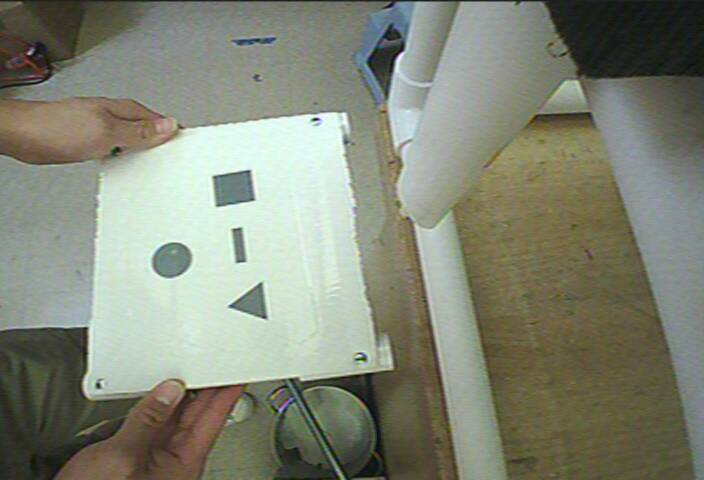
#> input picture DO NOT DELETE/non-ros-mt/ShapeDetect/PythonApplication2/video.jpg, 704 x 480 px
$ python croptest.py
#> lines starting #> are read from the running program, lines starting #| are printed output that depends on the picture; after the words box and inside, x2 and y2 are one past the last pixel; in counts of white or black regions, pixels touching at a corner belong together
import argparse
import imutils
import cv2
import numpy as np

frame = cv2.imread("video.jpg")
#> frame is the input picture: shape (480, 704, 3); mean B, G, R 118.9, 134.9, 130.6
cv2.rectangle(frame, (50, 110), (330, 390), (255, 255, 255), 3)
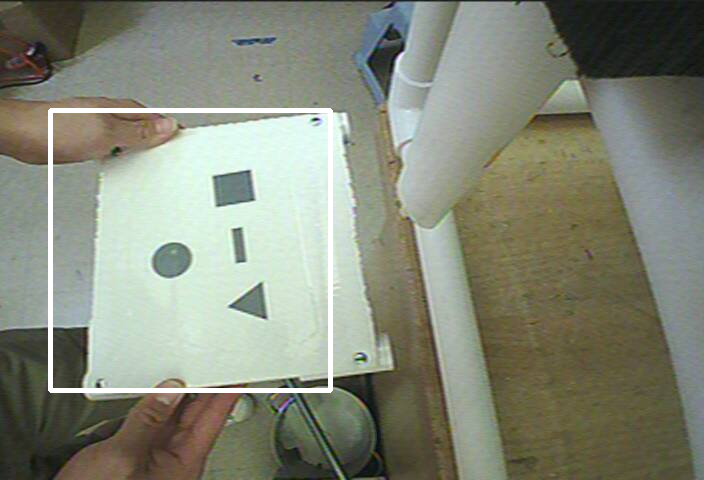
#> frame: shape (480, 704, 3); 1.65% of pixels changed, all inside (x1, y1, x2, y2) = (48, 108, 333, 393)
cv2.imshow('frame', frame)
y = 110
x = 50
h = 280
w = 280
crop = frame[y:y+h, x:x+w]
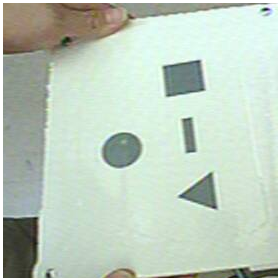
#> crop: shape (280, 280, 3); mean B, G, R 191.5, 205.8, 191
cv2.imshow('crop', crop)
k = cv2.waitKey(0)
#> (key Esc is pressed here)
